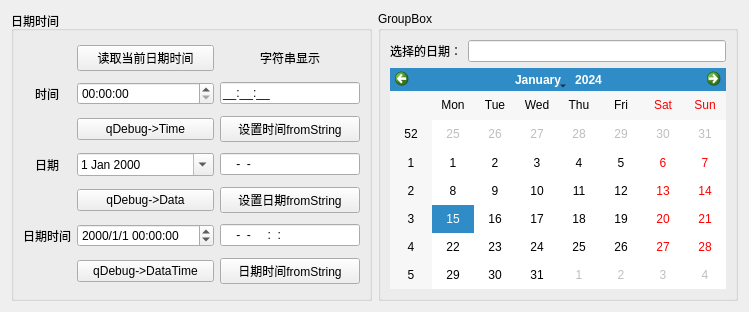
<?xml version="1.0" encoding="UTF-8"?>
<ui version="4.0">
 <class>Widget</class>
 <widget class="QWidget" name="Widget">
  <property name="geometry">
   <rect>
    <x>0</x>
    <y>0</y>
    <width>749</width>
    <height>312</height>
   </rect>
  </property>
  <property name="windowTitle">
   <string>Widget</string>
  </property>
  <layout class="QGridLayout" name="gridLayout_3">
   <item row="0" column="0">
    <widget class="QGroupBox" name="groupBox">
     <property name="title">
      <string>日期时间</string>
     </property>
     <layout class="QGridLayout" name="gridLayout">
      <item row="0" column="1">
       <widget class="QPushButton" name="btnCurDateTime">
        <property name="text">
         <string>读取当前日期时间</string>
        </property>
       </widget>
      </item>
      <item row="0" column="2">
       <widget class="QLabel" name="label_4">
        <property name="text">
         <string>字符串显示</string>
        </property>
        <property name="alignment">
         <set>Qt::AlignCenter</set>
        </property>
       </widget>
      </item>
      <item row="1" column="0">
       <widget class="QLabel" name="label">
        <property name="text">
         <string>时间</string>
        </property>
        <property name="alignment">
         <set>Qt::AlignCenter</set>
        </property>
       </widget>
      </item>
      <item row="1" column="1">
       <widget class="QTimeEdit" name="timeEdit">
        <property name="displayFormat">
         <string>HH:mm:ss</string>
        </property>
        <property name="calendarPopup">
         <bool>false</bool>
        </property>
       </widget>
      </item>
      <item row="1" column="2">
       <widget class="QLineEdit" name="lineEditTime">
        <property name="inputMask">
         <string>99:99:99;_</string>
        </property>
        <property name="maxLength">
         <number>8</number>
        </property>
       </widget>
      </item>
      <item row="2" column="1">
       <widget class="QPushButton" name="btnQDebugTime">
        <property name="text">
         <string>qDebug-&gt;Time</string>
        </property>
       </widget>
      </item>
      <item row="2" column="2">
       <widget class="QPushButton" name="btnTimeString">
        <property name="text">
         <string>设置时间fromString</string>
        </property>
       </widget>
      </item>
      <item row="3" column="0">
       <widget class="QLabel" name="label_2">
        <property name="text">
         <string>日期</string>
        </property>
        <property name="alignment">
         <set>Qt::AlignCenter</set>
        </property>
       </widget>
      </item>
      <item row="3" column="1">
       <widget class="QDateEdit" name="dateEdit">
        <property name="calendarPopup">
         <bool>true</bool>
        </property>
       </widget>
      </item>
      <item row="3" column="2">
       <widget class="QLineEdit" name="lineEditDate">
        <property name="inputMask">
         <string>9999-99-99</string>
        </property>
       </widget>
      </item>
      <item row="4" column="1">
       <widget class="QPushButton" name="btnQDebugDate">
        <property name="text">
         <string>qDebug-&gt;Data</string>
        </property>
       </widget>
      </item>
      <item row="4" column="2">
       <widget class="QPushButton" name="btnDateString">
        <property name="text">
         <string>设置日期fromString</string>
        </property>
       </widget>
      </item>
      <item row="5" column="0">
       <widget class="QLabel" name="label_3">
        <property name="text">
         <string>日期时间</string>
        </property>
        <property name="alignment">
         <set>Qt::AlignCenter</set>
        </property>
       </widget>
      </item>
      <item row="5" column="1">
       <widget class="QDateTimeEdit" name="dateTimeEdit">
        <property name="displayFormat">
         <string>yyyy/M/d HH:mm:ss</string>
        </property>
       </widget>
      </item>
      <item row="5" column="2">
       <widget class="QLineEdit" name="lineEditDateTime">
        <property name="inputMask">
         <string>9999-99-99 99:99:99</string>
        </property>
       </widget>
      </item>
      <item row="6" column="1">
       <widget class="QPushButton" name="btnQDebugDateTime">
        <property name="text">
         <string>qDebug-&gt;DataTime</string>
        </property>
       </widget>
      </item>
      <item row="6" column="2">
       <widget class="QPushButton" name="btnDateTimeString">
        <property name="text">
         <string>日期时间fromString</string>
        </property>
       </widget>
      </item>
     </layout>
    </widget>
   </item>
   <item row="0" column="1">
    <widget class="QGroupBox" name="groupBox_2">
     <property name="title">
      <string>GroupBox</string>
     </property>
     <layout class="QGridLayout" name="gridLayout_2">
      <item row="0" column="0">
       <widget class="QLabel" name="label_5">
        <property name="text">
         <string>选择的日期：</string>
        </property>
        <property name="alignment">
         <set>Qt::AlignCenter</set>
        </property>
       </widget>
      </item>
      <item row="0" column="1">
       <widget class="QLineEdit" name="lineEditChooseData"/>
      </item>
      <item row="1" column="0" colspan="2">
       <widget class="QCalendarWidget" name="calendarWidget"/>
      </item>
     </layout>
    </widget>
   </item>
  </layout>
 </widget>
 <resources/>
 <connections/>
</ui>
